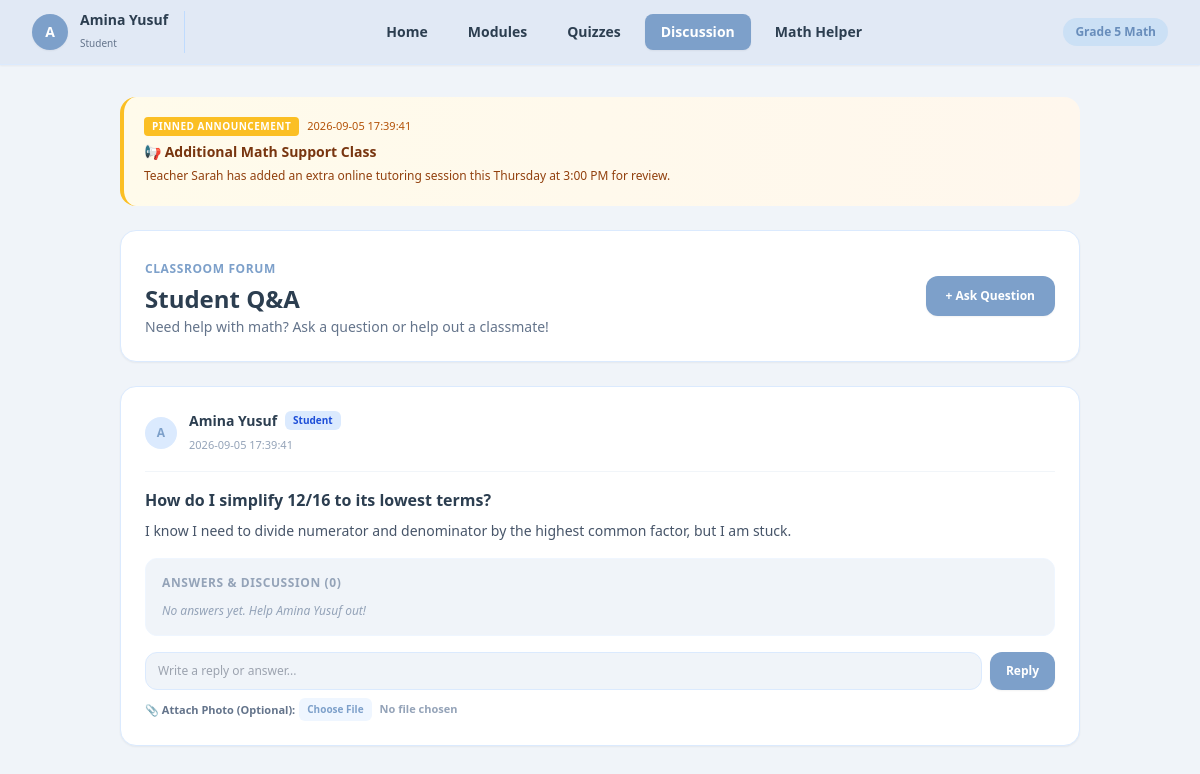
The app's page /student/student_discussion.php, older data.
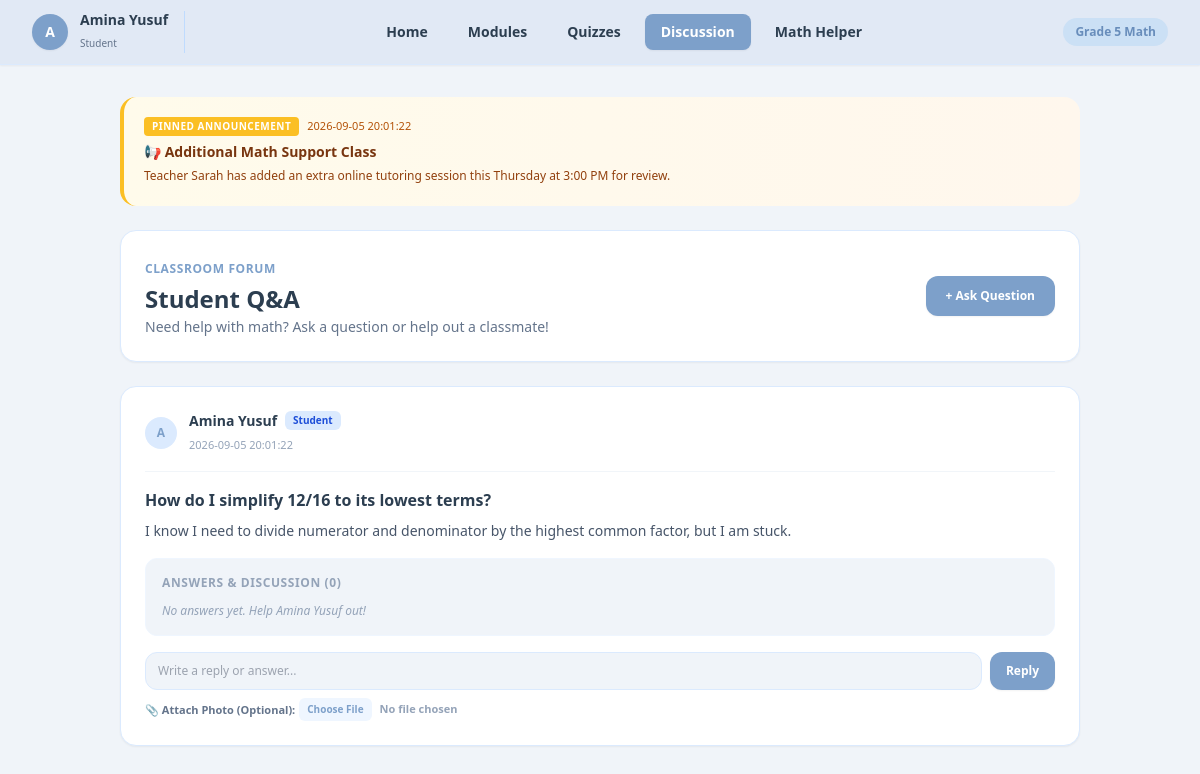
The same page, newer data.
### tables this page shows
CREATE TABLE announcements (
        id INTEGER PRIMARY KEY AUTOINCREMENT,
        title TEXT NOT NULL,
        content TEXT NOT NULL,
        is_active INTEGER DEFAULT 1,
        created_at DATETIME DEFAULT CURRENT_TIMESTAMP
    );

CREATE TABLE discussion_posts (
        id INTEGER PRIMARY KEY AUTOINCREMENT,
        student_id INTEGER NOT NULL,
        title TEXT NOT NULL,
        content TEXT NOT NULL,
        image_url TEXT DEFAULT NULL,
        created_at DATETIME DEFAULT CURRENT_TIMESTAMP,
        FOREIGN KEY(student_id) REFERENCES students(id) ON DELETE CASCADE
    );

CREATE TABLE students (
        id INTEGER PRIMARY KEY AUTOINCREMENT, 
        classroom_id INTEGER, 
        name TEXT NOT NULL, 
        status TEXT NOT NULL, 
        score INTEGER DEFAULT 0, 
        role TEXT DEFAULT 'student', 
        FOREIGN KEY(classroom_id) REFERENCES classrooms(id) ON DELETE SET NULL
    );

### student/student_discussion.php (the view, shortened to what the changed rows need)
<?php
require_once __DIR__ . '/../config/db.php';
$announcementsStmt = $pdo->query("
    SELECT id, title, content, created_at
    FROM announcements
    WHERE is_active = 1
    ORDER BY created_at DESC
");
$announcements = $announcementsStmt->fetchAll();
$postsStmt = $pdo->query("
    SELECT p.id, p.title, p.content, p.image_url, p.created_at, s.name as author, s.role
    FROM discussion_posts p
    LEFT JOIN students s ON p.student_id = s.id
    ORDER BY p.created_at DESC
");
$discussions = $postsStmt->fetchAll();
?>
<!DOCTYPE html>
<html lang="en">
<head>
    <script src="https://cdn.tailwindcss.com"></script>
</head>
<body class="bg-pastel-bg text-pastel-text font-sans min-h-screen flex flex-col">
    <main class="flex-1 max-w-5xl w-full mx-auto px-4 sm:px-6 lg:px-8 py-8">
        <?php if (!empty($announcements)): ?>
            <div class="space-y-4 mb-6">
                <?php foreach ($announcements as $announcement): ?>
                    <div class="bg-gradient-to-r from-amber-50 to-orange-50 border-l-4 border-amber-400 p-5 rounded-2xl shadow-xs relative">
                        <div class="flex items-center justify-between mb-1.5">
                            <div class="flex items-center gap-2">
                                <span class="bg-amber-400 text-white text-[10px] font-black px-2 py-0.5 rounded uppercase tracking-wider">Pinned Announcement</span>
                                <span class="text-[11px] text-amber-700 font-medium"><?= htmlspecialchars($announcement['created_at']) ?></span>
                            </div>
                        </div>
                        <h3 class="text-sm font-bold text-amber-900 mb-1"><?= htmlspecialchars($announcement['title']) ?></h3>
                        <p class="text-xs text-amber-800 leading-relaxed"><?= htmlspecialchars($announcement['content']) ?></p>
                    </div>
                <?php endforeach; ?>
            </div>
        <?php endif; ?>
        <div class="bg-pastel-card p-6 rounded-2xl border border-blue-100 shadow-sm mb-6 flex justify-between items-center">
            <div>
                <h1 class="text-2xl font-bold text-pastel-text mt-1">Student Q&A</h1>
            </div>
        </div>
        <div class="space-y-6">
            <?php if (empty($discussions)): ?>
                <div class="bg-pastel-card p-12 text-center rounded-2xl border border-blue-100 shadow-sm">
                    <p class="text-slate-400 text-sm">No questions asked yet. Click <strong>+ Ask Question</strong> to start one!</p>
                </div>
            <?php else: ?>
                <?php foreach ($discussions as $post): ?>
                    <div class="bg-pastel-card p-6 rounded-2xl border border-blue-100 shadow-sm">
                        <div class="flex items-center justify-between border-b border-slate-100 pb-4 mb-4">
                            <div class="flex items-center gap-3">
                                <div class="w-8 h-8 rounded-full bg-blue-100 text-pastel-primary font-bold text-xs flex items-center justify-center">
                                    <?= strtoupper(substr($post['author'] ?? 'U', 0, 1)) ?>
                                </div>
                                <div>
                                    <div class="flex items-center gap-2">
                                        <span class="font-bold text-sm text-pastel-text">
                                            <?= htmlspecialchars($post['author'] ?? 'Deleted Student') ?>
                                        </span>
                                        <?php if (($post['role'] ?? '') === 'teacher'): ?>
                                            <span class="bg-amber-100 text-amber-700 text-[10px] font-bold px-2 py-0.5 rounded-md">Teacher</span>
                                        <?php else: ?>
                                            <span class="bg-blue-100 text-blue-700 text-[10px] font-bold px-2 py-0.5 rounded-md">Student</span>
                                        <?php endif; ?>
                                    </div>
                                    <span class="text-[11px] text-slate-400"><?= htmlspecialchars($post['created_at']) ?></span>
                                </div>
                            </div>
                        </div>
                        <h2 class="text-base font-bold text-pastel-text mb-2"><?= htmlspecialchars($post['title']) ?></h2>
                        <p class="text-sm text-slate-600 mb-4 leading-relaxed"><?= htmlspecialchars($post['content']) ?></p>
                        <div class="space-y-3 bg-pastel-bg p-4 rounded-xl border border-blue-50 mb-4">
                            <h3 class="text-xs font-bold text-slate-400 uppercase tracking-wider mb-2">
                                Answers & Discussion (<?= count($post['replies']) ?>)
                            </h3>
                            <?php if (empty($post['replies'])): ?>
                                <p class="text-xs text-slate-400 italic">No answers yet. Help <?= htmlspecialchars($post['author'] ?? 'them') ?> out!</p>
                            <?php endif; ?>
                        </div>
                        <form action="student_discussion.php" method="POST" enctype="multipart/form-data" class="space-y-2">
                            <div class="flex gap-2">
                                <input type="text" name="reply_content" placeholder="Write a reply or answer..." class="flex-1 text-xs bg-pastel-bg px-3 py-2.5 rounded-xl border border-blue-100 focus:outline-none focus:border-pastel-primary">
                                <button type="submit" class="bg-pastel-primary hover:bg-pastel-hover text-white text-xs font-bold px-4 py-2.5 rounded-xl transition shadow-sm">
                                    Reply
                                </button>
                            </div>
                            <div class="flex items-center gap-2">
                                <label class="text-[11px] text-slate-500 font-semibold cursor-pointer hover:text-pastel-primary flex items-center gap-1">
                                    <span>📎 Attach Photo (Optional):</span>
                                    <input type="file" name="reply_image" accept="image/*" class="text-[11px] text-slate-400 file:mr-2 file:py-1 file:px-2 file:rounded-md file:border-0 file:text-[10px] file:font-semibold file:bg-blue-50 file:text-pastel-primary hover:file:bg-blue-100 cursor-pointer">
                                </label>
                            </div>
                        </form>
                    </div>
                <?php endforeach; ?>
            <?php endif; ?>
        </div>
    </main>
</body>
</html>

Row changes from the older to the newer data that the page shows:
changed announcements "📢 Additional Math Support Class": created_at "2026-09-05 17:39:41" → "2026-09-05 20:01:22"
changed discussion_posts "How do I simplify 12/16 to its lowest terms?": created_at "2026-09-05 17:39:41" → "2026-09-05 20:01:22"
